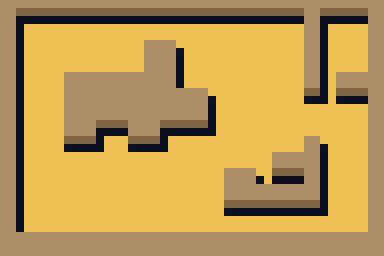

This is a level from a 2D game, rendered from its Tiled map with the project's own tilesets. A one-line summary and the map file follow, with tile-layer data summarised:
An orthogonal 24x16 tile map with 16x16 px tiles, 4 tile layers (floor, shadows, walls, overhang), 2 tilesets.

<map version="1.0" orientation="orthogonal" width="24" height="16" tilewidth="16" tileheight="16">
 <properties>
  <property name="name" value="map1" />
 </properties>
 <tileset firstgid="1" name="tiles" tilewidth="16" tileheight="16">
  <image source="tiles.png" width="16" height="64" />
 </tileset>
 <tileset firstgid="5" name="shadows" tilewidth="16" tileheight="16">
  <image source="shadows.png" width="64" height="16" />
 </tileset>
 <layer name="floor" width="24" height="16">
  <data>[384 cells, 384 non-empty, 1 distinct tile ids]</data>
 </layer>
 <layer name="shadows" width="24" height="16">
  <data>[384 cells, 73 non-empty, 4 distinct tile ids]</data>
 </layer>
 <layer name="walls" width="24" height="16">
  <properties>
   <property name="collision" value="2,3" />
  </properties>
  <data>[384 cells, 129 non-empty, 2 distinct tile ids]</data>
 </layer>
 <layer name="overhang" width="24" height="16">
  <data>[384 cells, 41 non-empty, 1 distinct tile ids]</data>
 </layer>
</map>